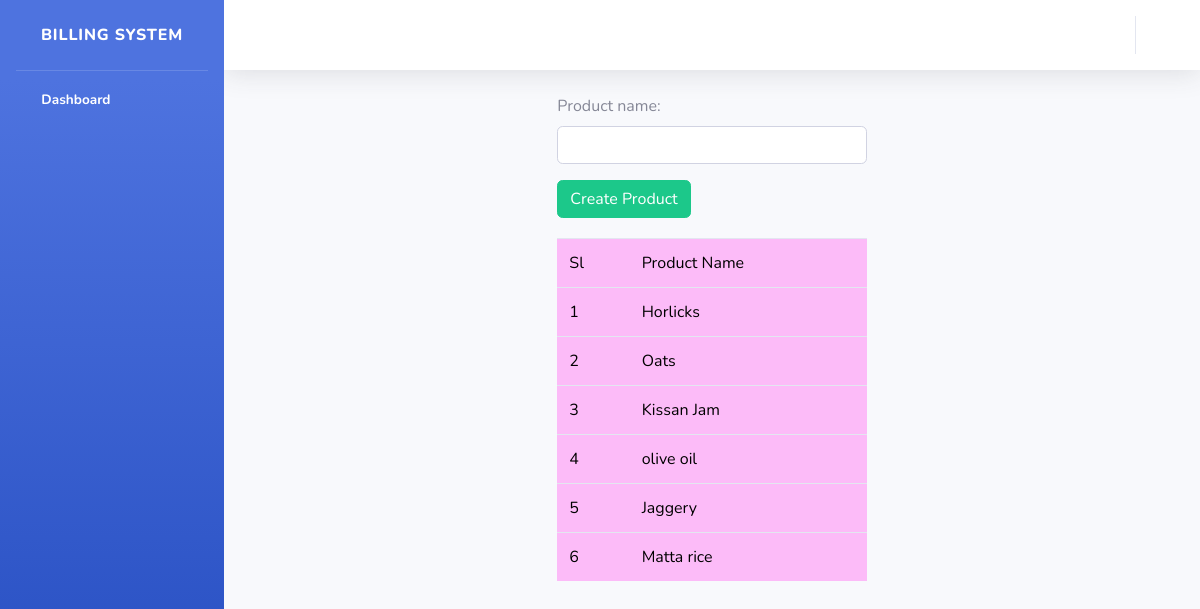
The page /billing/product on the database its author committed.
### bill/models.py (models this page shows, shortened)
class product(models.Model):
    product_name=models.CharField(max_length=150,unique=True)

### bill/views.py (the view, shortened to what this page needs)
# urls.py: path('product',productcreate.as_view(),name='product'),
class productcreate(TemplateView):
    model=product
    template_name = 'bill/productcreate.html'
    context={}
    def get(self, request, *args, **kwargs):
        form=productcreateform
        productlist=self.model.objects.all()
        self.context['productlist']=productlist
        self.context['form']=form
        return render(request,self.template_name,self.context)

### bill/templates/bill/productcreate.html (shortened to what this page needs)
<!DOCTYPE html>
{%extends 'bill/base.html'%}
{%block body_block%}
<div class="row">
    <div class="col"></div>
        <div class="col-lg-4">
                <form method="post">
                    {{form.as_p}}
                    <input type="submit" class='btn btn-success' value="Create Product">
                </form>
                <table class="table" style="background-color:rgb(252, 187, 248);color:black;margin-top:20px">
                    <tr>
                        <td>Sl</td>
                        <td>Product Name</td>
                    </tr>
                    {%for product in productlist%}
                    <tr>
                        <td>{{product.id}}</td>
                        <td>{{product.product_name}}</td>
                    </tr>
                    {%endfor%}
                </table>
        </div>
    <div class="col"></div>
</div>
{%endblock%}

### bill/templates/bill/base.html (shortened to what this page needs)
<!DOCTYPE html>
{%load static%}
<html lang="en">
<head>
    <link href="{% static 'vendor/fontawesome-free/css/all.min.css'%}" rel="stylesheet" type="text/css">
    <link href="{% static 'css/sb-admin-2.min.css'%}" rel="stylesheet">
</head>
<body id="page-top">
    <div id="wrapper">
        <ul class="navbar-nav bg-gradient-primary sidebar sidebar-dark accordion" id="accordionSidebar">
            <a class="sidebar-brand d-flex align-items-center justify-content-center" href="">
                <div class="sidebar-brand-text mx-3">Billing system <sup></sup></div>
            </a>
            <hr class="sidebar-divider my-0">
            <li class="nav-item active">
                <a class="nav-link" href="{%url 'admin'%}">
                    <i class="fas fa-fw fa-tachometer-alt"></i>
                    <span>Dashboard</span></a>
            </li>
        </ul>
        <div id="content-wrapper" class="d-flex flex-column">
            <div id="content">
                <nav class="navbar navbar-expand navbar-light bg-white topbar mb-4 static-top shadow">
                    <ul class="navbar-nav ml-auto">
                        <li class="nav-item dropdown no-arrow mx-1">
                            <a class="nav-link dropdown-toggle" href="#" id="alertsDropdown" role="button"
                                data-toggle="dropdown" aria-haspopup="true" aria-expanded="false">
                            </a>
                        </li>
                        <li class="nav-item dropdown no-arrow mx-1">
                            <a class="nav-link dropdown-toggle" href="#" id="messagesDropdown" role="button"
                                data-toggle="dropdown" aria-haspopup="true" aria-expanded="false">
                            </a>
                        </li>
                        <li class="nav-item dropdown no-arrow">
                            <a class="nav-link dropdown-toggle" href="#" id="userDropdown" role="button"
                                data-toggle="dropdown" aria-haspopup="true" aria-expanded="false">
                            </a>
                        </li>
                    </ul>
                </nav>
{%block body_block%}{%endblock%}
        </div>
    </div>
</body>
</html>

### rows shown on the page
product: id "1", product_name "Horlicks"
product: id "2", product_name "Oats"
product: id "3", product_name "Kissan Jam"
product: id "4", product_name "olive oil"
product: id "5", product_name "Jaggery"
product: id "6", product_name "Matta rice"
